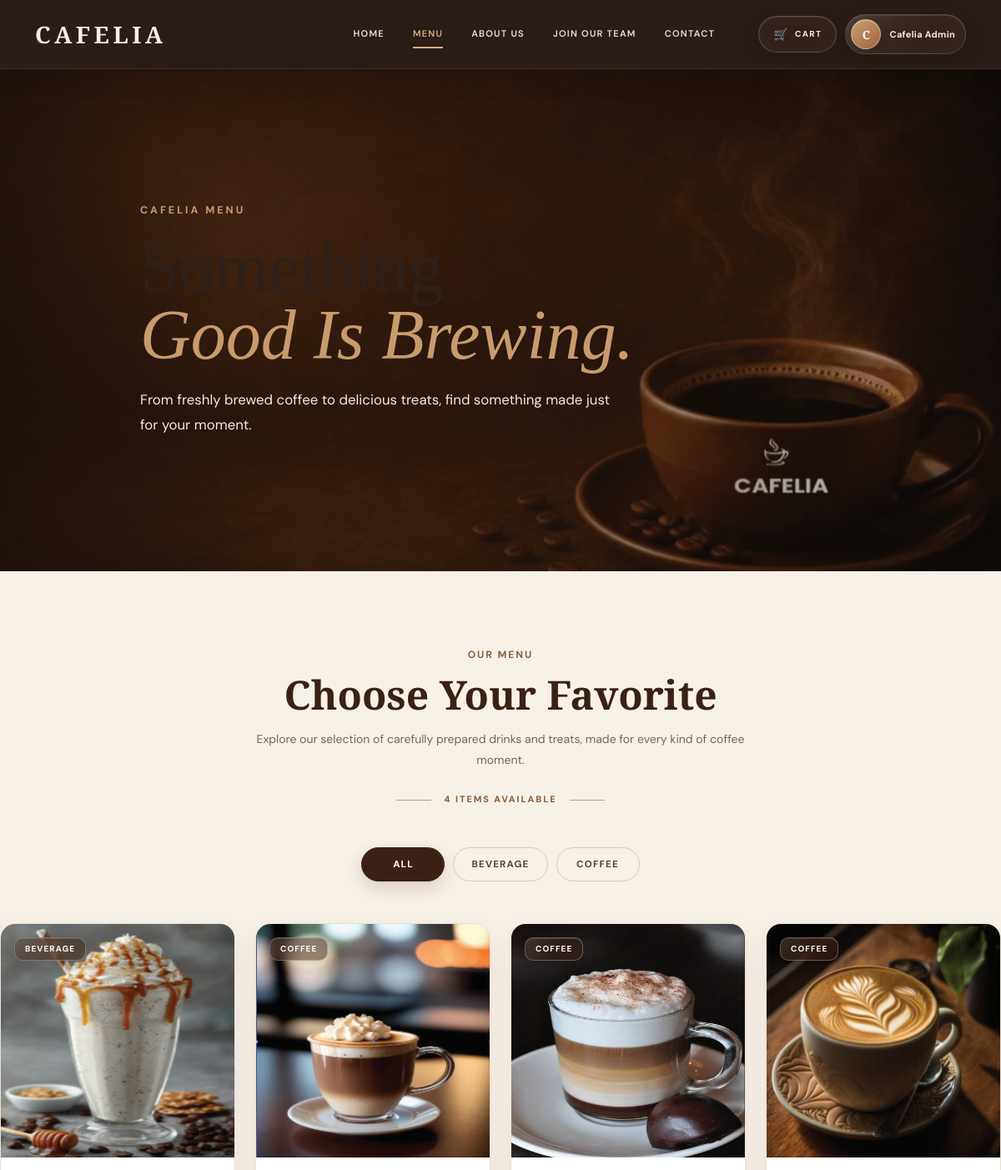
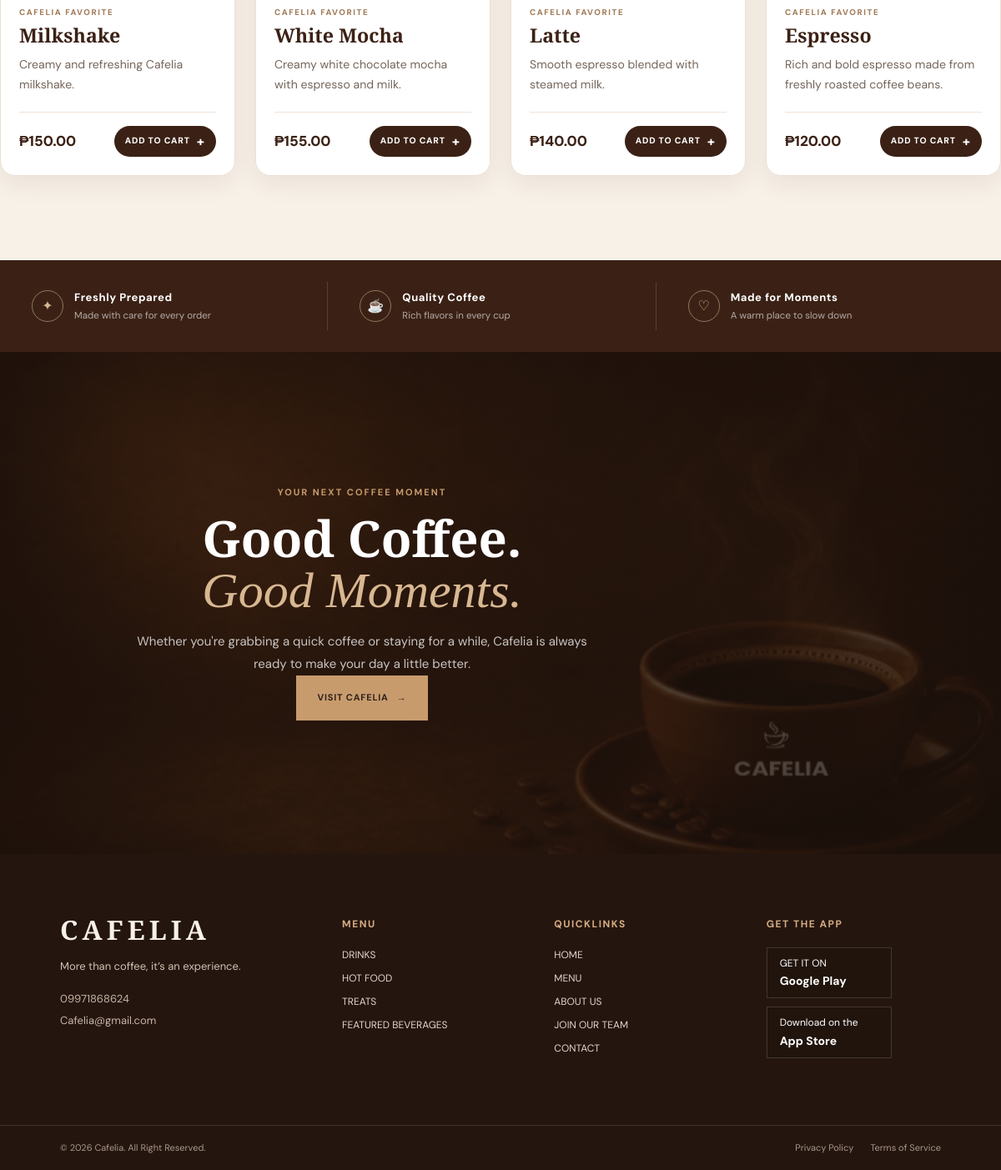
Page /menu.php (signed in) on the committed database (2 pictures, top to bottom).
### tables this page shows
CREATE TABLE IF NOT EXISTS products (

    id INT AUTO_INCREMENT PRIMARY KEY,

    name VARCHAR(100) NOT NULL,

    category VARCHAR(100) NOT NULL,

    description TEXT,

    price DECIMAL(10,2) NOT NULL,

    image VARCHAR(255),

    status ENUM('available', 'unavailable')
        NOT NULL DEFAULT 'available',

    created_at TIMESTAMP
        DEFAULT CURRENT_TIMESTAMP

);

### menu.php (the view, shortened to what this page needs)
<?php
require_once __DIR__ . "/config/database.php";
$products = [];
$sql = "SELECT * FROM products
        WHERE status = 'available'
        ORDER BY category ASC, id DESC";
$result = $conn->query($sql);
while ($row = $result->fetch_assoc()) {
    $products[] = $row;
}
$categories = [];
$category_sql = "SELECT DISTINCT category
                 FROM products
                 WHERE status = 'available'
                 ORDER BY category ASC";
$category_result = $conn->query($category_sql);
if ($category_result) {
    while ($category = $category_result->fetch_assoc()) {
        $categories[] = $category['category'];
    }
}
?>
<!DOCTYPE html>
<html lang="en">
<head>
    <link
        rel="stylesheet"
        href="css/style.css"
    >
</head>
<body>
<header class="navbar">
    <div class="nav-container">
        <a href="index.php" class="logo" aria-label="Cafelia Home">
            <span class="logo-text">CAFELIA</span>
        </a>
        <nav class="nav-menu">
            <a href="index.php">HOME</a>
            <a href="menu.php" class="active">MENU</a>
            <a href="about.php">ABOUT US</a>
            <a href="join_team.php">JOIN OUR TEAM</a>
            <a href="contact.php">CONTACT</a>
        </nav>
        <div class="nav-actions">
            <a href="cart.php" class="nav-cart" aria-label="Open shopping cart">
                <span class="cart-icon">🛒</span>
                <span>CART</span>
            </a>
            <div class="account-menu">
                <?php if (isset($_SESSION["user_id"])): ?>
                    <button type="button"
                            class="account-trigger"
                            aria-expanded="false"
                            aria-haspopup="true"
                            onclick="toggleAccountMenu(this)">
                        <span class="profile-avatar">
                            <?php
                                $nav_name = trim($_SESSION["user_name"] ?? "User");
                                echo htmlspecialchars(strtoupper(substr($nav_name, 0, 1)));
                            ?>
                        </span>
                        <span class="profile-name">
                            <?php echo htmlspecialchars($_SESSION["user_name"] ?? "Profile"); ?>
                        </span>
                    </button>
                <?php endif; ?>
            </div>
        </div>
    </div>
</header>
<section class="menu-hero">
    <div class="menu-hero-overlay"></div>
    <div class="menu-hero-content">
        <span>
            CAFELIA MENU
        </span>
        <h1>
            <br>
            <strong>Good Is Brewing.</strong>
        </h1>
        <p>
            From freshly brewed coffee to delicious treats,
            find something made just for your moment.
        </p>
    </div>
</section>
<section class="menu-section">
    <div class="menu-container">
        <div class="menu-heading">
            <span>
                OUR MENU
            </span>
            <h2>
                Choose Your Favorite
            </h2>
            <p>
                Explore our selection of carefully prepared
                drinks and treats, made for every kind of coffee moment.
            </p>
            <div class="menu-heading-meta">
                <span class="menu-rule"></span>
                <span><?php echo count($products); ?> ITEMS AVAILABLE</span>
                <span class="menu-rule"></span>
            </div>
        </div>
        <div class="menu-categories">
            <button
                type="button"
                class="menu-category active"
                onclick="filterMenu('all', this)"
            >
                ALL
            </button>
            <?php foreach ($categories as $category): ?>
                <button
                    type="button"
                    class="menu-category"
                    onclick="filterMenu(
                        '<?php echo htmlspecialchars($category, ENT_QUOTES); ?>',
                        this
                    )"
                >
                    <?php
                    echo htmlspecialchars(
                        strtoupper($category)
                    );
                    ?>
                </button>
            <?php endforeach; ?>
        </div>
        <div class="menu-products">
            <?php if (!empty($products)): ?>
                <?php foreach ($products as $product): ?>
                    <?php
                    $product_image = !empty($product['image'])
                        ? basename($product['image'])
                        : '';
                    ?>
                    <article
                        class="menu-product-card"
                        data-category="<?php
                            echo htmlspecialchars(
                                $product['category'],
                                ENT_QUOTES
                            );
                        ?>"
                    >
                        <div class="menu-product-image">
                            <?php if ($product_image !== ''): ?>
                                <img
                                    src="image/<?php
                                        echo htmlspecialchars(
                                            $product_image
                                        );
                                    ?>"
                                    alt="<?php
                                        echo htmlspecialchars(
                                            $product['name']
                                        );
                                    ?>"
                                >
                            <?php else: ?>
                                <div class="menu-product-placeholder">
                                    ☕
                                </div>
                            <?php endif; ?>
                            <span class="menu-product-category">
                                <?php
                                echo htmlspecialchars(
                                    $product['category']
                                );
                                ?>
                            </span>
                        </div>
                        <div class="menu-product-info">
                            <span class="menu-product-kicker">
                                CAFELIA FAVORITE
                            </span>
                            <h3>
                                <?php
                                echo htmlspecialchars(
                                    $product['name']
                                );
                                ?>
                            </h3>
                            <p>
                                <?php
                                echo htmlspecialchars(
                                    $product['description'] ?? ''
                                );
                                ?>
                            </p>
                            <div class="menu-product-bottom">
                                <span class="menu-product-price">
                                    ₱<?php
                                    echo number_format(
                                        (float)$product['price'],
                                        2
                                    );
                                    ?>
                                </span>
                                <a
                                    href="cart.php?action=add&amp;product_id=<?php echo (int) $product['id']; ?>&amp;quantity=1"
                                    class="menu-add-button"
                                >
                                    ADD TO CART
                                    <span aria-hidden="true">+</span>
                                </a>
                            </div>
                        </div>
                    </article>
                <?php endforeach; ?>
            <?php endif; ?>
        </div>
    </div>
</section>
<section class="menu-highlights">
    <div class="menu-highlights-container">
        <div class="menu-highlight">
            <span class="menu-highlight-icon">✦</span>
            <div>
                <strong>Freshly Prepared</strong>
                <small>Made with care for every order</small>
            </div>
        </div>
        <div class="menu-highlight">
            <span class="menu-highlight-icon">☕</span>
            <div>
                <strong>Quality Coffee</strong>
                <small>Rich flavors in every cup</small>
            </div>
        </div>
        <div class="menu-highlight">
            <span class="menu-highlight-icon">♡</span>
            <div>
                <strong>Made for Moments</strong>
                <small>A warm place to slow down</small>
            </div>
        </div>
    </div>
</section>
<section class="menu-cta">
    <div class="menu-cta-container">
        <div class="menu-cta-content">
            <span>
                YOUR NEXT COFFEE MOMENT
            </span>
            <h2>
                Good Coffee.
                <br>
                <strong>Good Moments.</strong>
            </h2>
            <p>
                Whether you're grabbing a quick coffee or
                staying for a while, Cafelia is always ready
                to make your day a little better.
            </p>
            <a
                href="contact.php"
                class="menu-cta-button"
            >
                VISIT CAFELIA
                <span>→</span>
            </a>
        </div>
    </div>
</section>
<footer class="footer">
    <div class="footer-container">
        <div class="footer-brand">
            <a
                href="index.php"
                class="footer-logo"
                aria-label="Cafelia Home"
            >
                <span class="footer-logo-text">CAFELIA</span>
            </a>
            <p>
                More than coffee, it’s an experience.
            </p>
            <div class="footer-contact">
                <p>
                    09971868624
                </p>
                <p>
                    Cafelia@gmail.com
                </p>
            </div>
        </div>
        <div class="footer-column">
            <h3>
                MENU
            </h3>
            <a href="menu.php">
                DRINKS
            </a>
            <a href="menu.php">
                HOT FOOD
            </a>
            <a href="menu.php">
                TREATS
            </a>
            <a href="menu.php">
                FEATURED BEVERAGES
            </a>
        </div>
        <div class="footer-column">
            <h3>
                QUICKLINKS
            </h3>
            <a href="index.php">
                HOME
            </a>
            <a href="menu.php">
                MENU
            </a>
            <a href="about.php">
                ABOUT US
            </a>
            <a href="contact.php">
                JOIN OUR TEAM
            </a>
            <a href="contact.php">
                CONTACT
            </a>
        </div>
        <div class="footer-column footer-app">
            <h3>
                GET THE APP
            </h3>
            <a
                href="#"
                class="app-button"
            >
                GET IT ON
                <strong>
                    Google Play
                </strong>
            </a>
            <a
                href="#"
                class="app-button"
            >
                Download on the
                <strong>
                    App Store
                </strong>
            </a>
        </div>
    </div>
    <div class="footer-bottom">
        <p>
            © <?php echo date("Y"); ?> Cafelia.
            All Right Reserved.
        </p>
        <div class="footer-legal">
            <a href="#">
                Privacy Policy
            </a>
            <a href="#">
                Terms of Service
            </a>
        </div>
    </div>
</footer>
</body>
</html>

### rows in the picture
products: image (picture), category "BEVERAGE", name "Milkshake", description "Creamy and refreshing Cafelia milkshake.", price "150.00"
products: image (picture), category "COFFEE", name "White Mocha", description "Creamy white chocolate mocha with espresso and milk.", price "155.00"
products: image (picture), category "COFFEE", name "Latte", description "Smooth espresso blended with steamed milk.", price "140.00"
products: image (picture), category "COFFEE", name "Espresso", description "Rich and bold espresso made from freshly roasted coffee beans.", price "120.00"

### other values in the picture
substr($nav_name, 0, 1) "C"
$_SESSION["user_name"] "Cafelia Admin"
count($products) "4"
$category "BEVERAGE"
$category "COFFEE"
